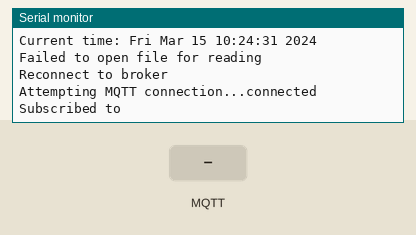
Simulated run of this program. Board: ESP32. Parts: the last lines printed to the serial monitor. The inputs (shaded band) are chosen by the test bench. WiFi joins after 1.5 s; servers stay silent unless stated; the local clock reads 2024-03-15 10:24:30 at power-on unless the program sets it; storage starts empty; no MQTT or app messages arrive unless stated.

Above: at 2.7 s.
2.8 s: MQTT message "1" arrives on the first subscribed topic
At 3.3 s:
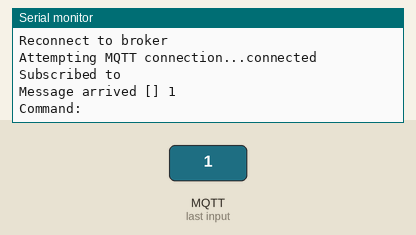
4.3 s: MQTT message "on" arrives on the first subscribed topic
At 4.9 s:
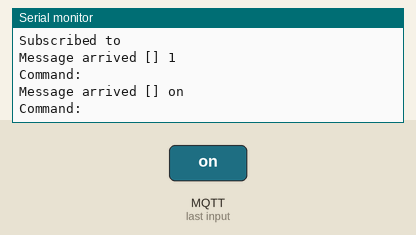
6.5 s: MQTT message "off" arrives on the first subscribed topic
At 7.3 s:
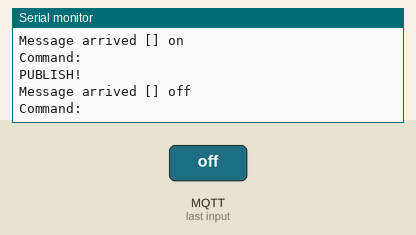

Measured:
- after the input at 2.8 s, the serial monitor: prints a new line at once (image 1)
- after the input at 4.3 s, the serial monitor: prints a new line at once (image 2)
- after the input at 6.5 s, the serial monitor: prints a new line at once (image 3)

The program:

main.cpp
```cpp
#include <Arduino.h>

// The following define sets the compiler for ESP8266 or for ESP32
// But it seems that this is not really required
//#define ESP32
//#define ESP8266

#ifdef ESP32
#include <SPIFFS.h>
#include <WiFi.h>
#include <WiFiClientSecure.h>
#include <PubSubClient.h>
#endif

#ifdef ESP8266
#include <ESP8266WiFi.h>
#include <PubSubClient.h>
#endif

//
// GLOBAL VARIABLES
//

String ssid;
String password;
String brokerSNI;
String devID;
String devPubTopic;
String devSubTopic;

char strDeviceCert[2048];
char strDeviceKey[2048];
char strCACert[2048];

// bool EC_crypto = false;

#ifdef ESP8266
X509List* x509CACert;
X509List* x509DeviceCert;
PrivateKey* deviceKey;
#endif

// WiFiClient espClient;
WiFiClientSecure WIFIclient;

// PubSubClient client(espClient);
PubSubClient client(WIFIclient);

//
// WIFI SETUP
//
void setup_wifi() {
  delay(10);
  // We start by connecting to a WiFi network
  Serial.println();
  Serial.print("Connecting to ");
  Serial.println(ssid);

  WiFi.begin(ssid.c_str(), password.c_str());

  while (WiFi.status() != WL_CONNECTED) {
    delay(500);
    Serial.print(".");
  }

  Serial.println("");
  Serial.println("WiFi connected");
  Serial.println("IP address: ");
  Serial.println(WiFi.localIP());
}

// Set time via NTP, as required for x.509 validation
void setClock() {
  configTime(3 * 3600, 0, "pool.ntp.org", "time.nist.gov");
  Serial.print("Waiting for NTP time sync: ");
  time_t now = time(nullptr);
  while (now < 8 * 3600 * 2) {
    delay(500);
    Serial.print(".");
    now = time(nullptr);
  }
  Serial.println("");
  struct tm timeinfo;
  gmtime_r(&now, &timeinfo);
  Serial.print("Current time: ");
  Serial.println(asctime(&timeinfo));
}

//
// SUBSCRIBE CALLBACK
// Print any message received for subscribed topic
//
void callback(char* topic, byte* payload, unsigned int length) {
  String sTopic = topic;
  String sCommand = sTopic.substring(sTopic.lastIndexOf("/") + 1);

  Serial.print("Message arrived [");
  Serial.print(topic);
  Serial.print("] ");

  String sPayload = "";
  for (unsigned int i=0; i < length; i++) {
    sPayload += (char)payload[i];
  }
  Serial.println(sPayload);

  Serial.println("Command: " + sCommand);
}

//
// SETUP MQTT CONNECTION
//
void setMQTT()
{

// Load CA cert into trust store
#ifdef ESP8266
  WIFIclient.setTrustAnchors(x509CACert);
#endif

#ifdef ESP32
  WIFIclient.setCACert(strCACert);
#endif

//  Enable self-signed cert support
  //  WIFIclient.allowSelfSignedCerts();

// Optional: Skip CA Validation
//    WIFIclient.setInsecure();

// Set Client certificate
#ifdef ESP32
  WIFIclient.setCertificate(strDeviceCert);
  WIFIclient.setPrivateKey(strDeviceKey);
#endif

#ifdef ESP8266
  if (deviceKey->isEC()) {
    WIFIclient.setClientECCert(x509DeviceCert, deviceKey, BR_KEYTYPE_KEYX | BR_KEYTYPE_SIGN, BR_TLS_ECDHE_ECDSA_WITH_AES_128_GCM_SHA256);
  } else {
    WIFIclient.setClientRSACert(x509DeviceCert, deviceKey);
  }
#endif

// Optional: Broker certificate validation
  //  WIFIclient.setFingerprint(BROKER_FINGERPRINT);

  //connect to MQTT server
  client.setServer(brokerSNI.c_str(), 8883);
// Alternative for non-TLS connections
  //  client.setServer(mqtt_server, 1883);

// Configure SUB callback
  client.setCallback(callback);
}

//
// RECONNECT TO BROKER
//
void reconnect()
{
  // Loop until we're reconnected
  while (!client.connected()) {
    Serial.print("Attempting MQTT connection...");
    // Attempt to connect
    if (client.connect(devID.c_str())) {
      Serial.println("connected");
      // Once connected, publish an announcement...
      client.publish(devPubTopic.c_str(),"{\"status\":\"Connected!\"}");
      // ... and resubscribe
      client.subscribe(devSubTopic.c_str());
  client.setCallback(callback);
      Serial.println("Subscribed to " + devSubTopic);
    } else {
      Serial.print("failed, rc=");
      Serial.print(client.state());
      Serial.println(" try again in 5 seconds");
      // Wait 5 seconds before retrying
      delay(5000);
    }
  }
}

//
// Manage SPIFFS Files
//

bool loadConfig()
{
  String buf;
  File file;

  // Mount file system.
  if (!SPIFFS.begin()) {
    Serial.println("Failed to mount file system");
    return false;
  }

  file = SPIFFS.open("/device.cfg");
  if(!file) {
    Serial.println("Failed to open file for reading");
    return false;
  }

  ssid = file.readStringUntil('\n');
  password = file.readStringUntil('\n');
  brokerSNI = file.readStringUntil('\n');
  devID = file.readStringUntil('\n');
  devPubTopic = file.readStringUntil('\n');
  devSubTopic = file.readStringUntil('\n');

  file.close();

  Serial.println("Configuration:");
  Serial.println("+ WiFi SSID: " + ssid);
  Serial.println("+ WiFi Password: " + password);
  Serial.println("+ MQTT Broker SNI: " + brokerSNI);
  Serial.println("+ Device ID: " + devID);
  Serial.println("+ Device Publish Topic: " + devPubTopic);
  Serial.println("+ Device Subscribe Topic: " + devSubTopic);

  return true;
}

/*
bool createTLSFiles()
{
  File file;

  // Mount file system.
  if (!SPIFFS.begin()) {
    Serial.println("Failed to mount file system");
    return false;
  }

  // create certificate file
  file = SPIFFS.open("/device.crt", "w");
  if (!file) {
    Serial.println("File '/device.crt' open failed.");
    return false;
  } else {
    file.print(DEVICE_CERT);
    file.close();
  }

  // create key file
  file = SPIFFS.open("/device.key", "w");
  if (!file) {
    Serial.println("File '/device.key' open failed.");
    return false;
  } else {
    file.print(DEVICE_PRIVATE);
    file.close();
  }

  // create ca file
  file = SPIFFS.open("/ca.crt", "w");
  if (!file) {
    Serial.println("File '/ca.crt' open failed.");
    return false;
  } else {
    file.print(CA_CERT);
    file.close();
  }

  return true;
}
*/

bool loadTLSFiles()
{
  File file;
  int i;
  char c;

  if(!SPIFFS.begin()) {
    Serial.println("An Error has occurred while mounting SPIFFS");
    return false;
  }

  // Load device certificate
  file = SPIFFS.open("/device.crt", "r");
  if(!file) {
    Serial.println("Failed to open file for reading");
    return false;
  }
  i = 0;
  while(file.available()){
    c = file.read();
    strDeviceCert[i++] = c;
  }
  strDeviceCert[i] = 0;
  file.close();
  Serial.println("Device certificate:");
  Serial.println(strDeviceCert);

#ifdef ESP8266
  x509DeviceCert = new X509List(strDeviceCert);
#endif

  // Load device key
  file = SPIFFS.open("/device.key", "r");
  if(!file) {
    Serial.println("Failed to open file for reading");
    return false;
  }
  i = 0;
  while(file.available()){
    c = file.read();
    strDeviceKey[i++] = c;
  }
  strDeviceKey[i] = 0;
  file.close();
  Serial.println("Device key:");
  Serial.println(strDeviceKey);

#ifdef ESP8266
  deviceKey = new PrivateKey(strDeviceKey);
#endif

  // Load CA certificate
  file = SPIFFS.open("/ca.crt", "r");
  if(!file) {
    Serial.println("Failed to open file for reading");
    return false;
  }
  i = 0;
  while(file.available()){
    c = file.read();
    strCACert[i++] = c;
  }
  strCACert[i] = 0;
  file.close();
  Serial.println("CA certificate:");
  Serial.println(strCACert);

#ifdef ESP8266
  x509CACert = new X509List(strCACert);
#endif

  return true;
}


//
// BOARD SETUP
//
void setup() {
  // Default settings
  Serial.begin(115200);

  // Load config from SPIFFS
  loadConfig();

  // Setup WiFi
  setup_wifi();

  // Set time
  setClock();

  // Set MQTT Connection
//  createTLSFiles();
  loadTLSFiles();
  setMQTT();

}

//
// MAIN PROCESS LOOP
//
void loop() {
  static long lastMsg = 0;
  String payload;
  float temperature = 0;
  float humidity = 0;

  if (!client.connected()) {
    Serial.println("Reconnect to broker");
    reconnect();
  } else {
    client.loop();
    // Only publish in 5 sec. intervals
    long now = millis();
    if (now - lastMsg > 5000) {
      lastMsg = now;

      temperature = 123.45f;
      humidity = 56.78f;

      payload = "{\"temperature\":" + String(temperature) + ", \"humidity\":" + String(humidity) + "}";
      client.publish(devPubTopic.c_str(), (char*) payload.c_str());
      Serial.println("PUBLISH!");
    }
  }
}
```
